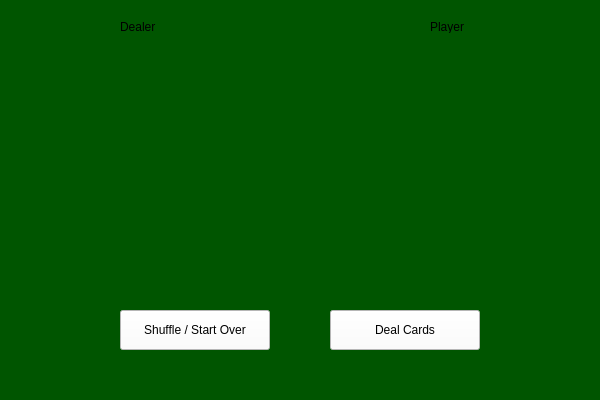
<?xml version="1.0" encoding="UTF-8"?>
<ui version="4.0">
 <class>MainWindow</class>
 <widget class="QMainWindow" name="MainWindow">
  <property name="geometry">
   <rect>
    <x>0</x>
    <y>0</y>
    <width>600</width>
    <height>400</height>
   </rect>
  </property>
  <property name="windowTitle">
   <string>MainWindow</string>
  </property>
  <property name="styleSheet">
   <string notr="true">background-color: rgb(0, 85, 0);</string>
  </property>
  <widget class="QWidget" name="centralwidget">
   <widget class="QLabel" name="lblDealerCard">
    <property name="geometry">
     <rect>
      <x>120</x>
      <y>60</y>
      <width>150</width>
      <height>218</height>
     </rect>
    </property>
    <property name="text">
     <string/>
    </property>
    <property name="pixmap">
     <pixmap>cards/2_of_clubs.png</pixmap>
    </property>
    <property name="scaledContents">
     <bool>true</bool>
    </property>
   </widget>
   <widget class="QLabel" name="lblPlayerCard">
    <property name="geometry">
     <rect>
      <x>330</x>
      <y>60</y>
      <width>150</width>
      <height>218</height>
     </rect>
    </property>
    <property name="text">
     <string/>
    </property>
    <property name="pixmap">
     <pixmap>cards/2_of_diamonds.png</pixmap>
    </property>
    <property name="scaledContents">
     <bool>true</bool>
    </property>
   </widget>
   <widget class="QPushButton" name="btnShuffle">
    <property name="geometry">
     <rect>
      <x>120</x>
      <y>310</y>
      <width>150</width>
      <height>40</height>
     </rect>
    </property>
    <property name="styleSheet">
     <string notr="true">background-color: rgb(255, 255, 255);</string>
    </property>
    <property name="text">
     <string>Shuffle / Start Over</string>
    </property>
   </widget>
   <widget class="QPushButton" name="btnDeal">
    <property name="geometry">
     <rect>
      <x>330</x>
      <y>310</y>
      <width>150</width>
      <height>40</height>
     </rect>
    </property>
    <property name="styleSheet">
     <string notr="true">background-color: rgb(255, 255, 255);</string>
    </property>
    <property name="text">
     <string>Deal Cards</string>
    </property>
   </widget>
   <widget class="QLabel" name="lblDealer">
    <property name="geometry">
     <rect>
      <x>120</x>
      <y>20</y>
      <width>47</width>
      <height>13</height>
     </rect>
    </property>
    <property name="text">
     <string>Dealer</string>
    </property>
   </widget>
   <widget class="QLabel" name="lblPlayer">
    <property name="geometry">
     <rect>
      <x>430</x>
      <y>20</y>
      <width>47</width>
      <height>13</height>
     </rect>
    </property>
    <property name="text">
     <string>Player</string>
    </property>
   </widget>
  </widget>
  <widget class="QMenuBar" name="menubar">
   <property name="geometry">
    <rect>
     <x>0</x>
     <y>0</y>
     <width>600</width>
     <height>26</height>
    </rect>
   </property>
  </widget>
  <widget class="QStatusBar" name="statusbar"/>
 </widget>
 <resources/>
 <connections/>
</ui>
